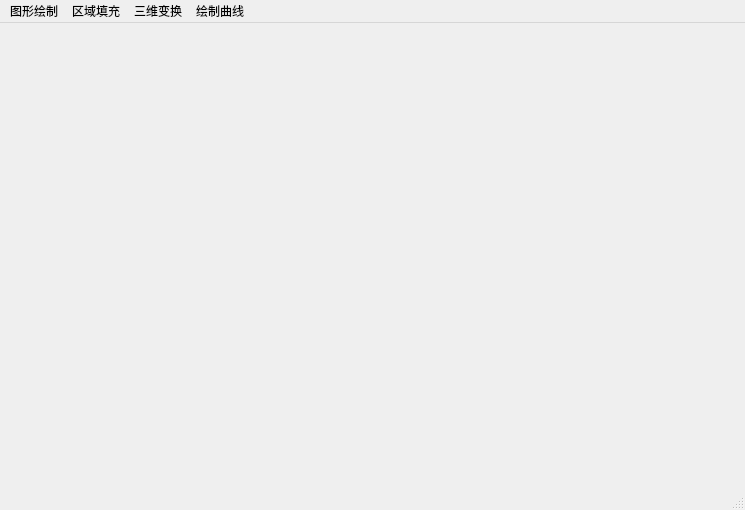
<?xml version="1.0" encoding="UTF-8"?>
<ui version="4.0">
 <class>MainWindow</class>
 <widget class="QMainWindow" name="MainWindow">
  <property name="geometry">
   <rect>
    <x>0</x>
    <y>0</y>
    <width>745</width>
    <height>510</height>
   </rect>
  </property>
  <property name="windowTitle">
   <string>CGWORK0528</string>
  </property>
  <widget class="QWidget" name="centralwidget"/>
  <widget class="QMenuBar" name="menubar">
   <property name="geometry">
    <rect>
     <x>0</x>
     <y>0</y>
     <width>745</width>
     <height>24</height>
    </rect>
   </property>
   <widget class="QMenu" name="menuDrawGraphics">
    <property name="title">
     <string>图形绘制</string>
    </property>
    <addaction name="actionDrawRect"/>
    <addaction name="actionDrawCircle"/>
    <addaction name="actionSetColor"/>
   </widget>
   <widget class="QMenu" name="menuFillRegion">
    <property name="title">
     <string>区域填充</string>
    </property>
    <addaction name="actionDrawPolygon"/>
    <addaction name="actionSetColor_2"/>
   </widget>
   <widget class="QMenu" name="menu3DTransform">
    <property name="title">
     <string>三维变换</string>
    </property>
    <addaction name="actionDrawCube"/>
    <addaction name="actionTranslationX"/>
    <addaction name="actionTranslationY"/>
    <addaction name="actionTranslationZ"/>
    <addaction name="actionRotateX"/>
    <addaction name="actionRotateY"/>
    <addaction name="actionRotateZ"/>
    <addaction name="action3DSettings"/>
   </widget>
   <widget class="QMenu" name="menuDrawCurve">
    <property name="title">
     <string>绘制曲线</string>
    </property>
    <addaction name="actionDrawBezier"/>
   </widget>
   <addaction name="menuDrawGraphics"/>
   <addaction name="menuFillRegion"/>
   <addaction name="menu3DTransform"/>
   <addaction name="menuDrawCurve"/>
  </widget>
  <widget class="QStatusBar" name="statusbar"/>
  <action name="actiontest3">
   <property name="text">
    <string>test3</string>
   </property>
  </action>
  <action name="actionDrawRect">
   <property name="text">
    <string>绘制矩形</string>
   </property>
  </action>
  <action name="actionDrawCircle">
   <property name="text">
    <string>绘制圆形</string>
   </property>
  </action>
  <action name="actionSetColor">
   <property name="text">
    <string>设置颜色</string>
   </property>
  </action>
  <action name="actionDrawPolygon">
   <property name="text">
    <string>绘制多边形</string>
   </property>
  </action>
  <action name="actionSetColor_2">
   <property name="text">
    <string>设置颜色</string>
   </property>
  </action>
  <action name="actionDrawCube">
   <property name="text">
    <string>绘制立方体</string>
   </property>
  </action>
  <action name="actionTranslationX">
   <property name="text">
    <string>沿X轴方向平移</string>
   </property>
  </action>
  <action name="actionTranslationY">
   <property name="text">
    <string>沿Y轴方向平移</string>
   </property>
  </action>
  <action name="actionTranslationZ">
   <property name="text">
    <string>沿Z轴方向平移</string>
   </property>
  </action>
  <action name="actionRotateX">
   <property name="text">
    <string>绕X轴旋转</string>
   </property>
  </action>
  <action name="actionRotateY">
   <property name="text">
    <string>绕Y轴旋转</string>
   </property>
  </action>
  <action name="actionRotateZ">
   <property name="text">
    <string>绕Z轴旋转</string>
   </property>
  </action>
  <action name="action3DSettings">
   <property name="text">
    <string>设置数据</string>
   </property>
  </action>
  <action name="actionDrawBezier">
   <property name="text">
    <string>绘制Bezier曲线</string>
   </property>
  </action>
 </widget>
 <resources/>
 <connections/>
</ui>
